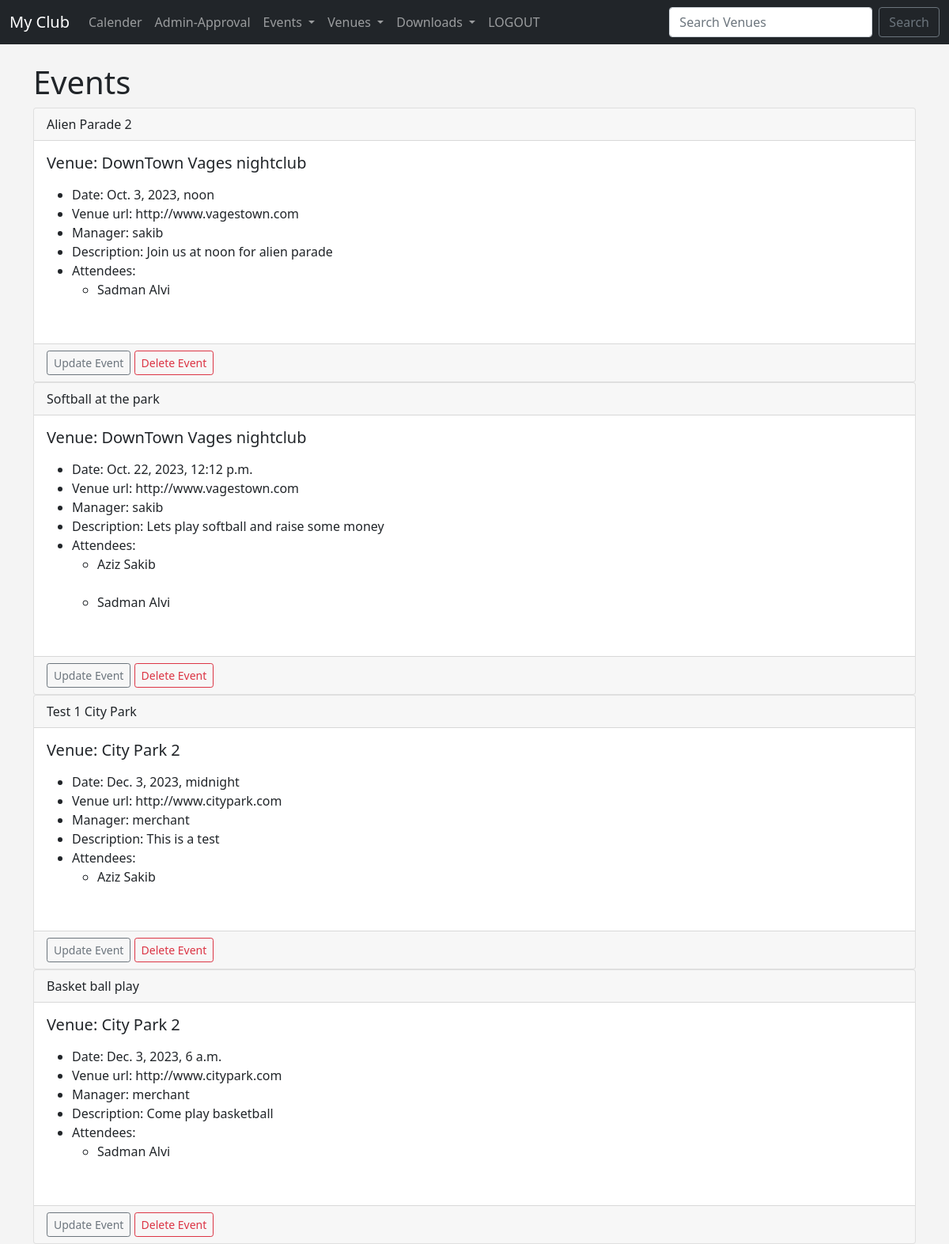
Page /events (signed in) on the committed database.
### events/models.py (models this page shows, shortened)
class Event(models.Model):
    name = models.CharField('Event Name',max_length=120)
    event_date = models.DateTimeField('Event Date')
    vanue = models.ForeignKey(Vanue,blank=True,null=True,on_delete = models.CASCADE)
    manager = models.ForeignKey(User,blank=True,null=True,on_delete=models.SET_NULL)
    description = models.TextField(blank=True)
    attendees = models.ManyToManyField(MyClubUser,blank=True)
    approved = models.BooleanField("Approved",default=False)
    def __str__(self):
        return self.name

class Vanue(models.Model):
    name = models.CharField(max_length=300)
    address = models.CharField(max_length=120)
    zip_code = models.CharField(max_length=20)
    phone = models.CharField(max_length=12,blank=True)
    web = models.URLField('Website Address',blank=True)
    email_address = models.EmailField('Email Address',blank=True)
    vanue_image = models.ImageField(null=True,blank=True,upload_to="images/")
    owner = models.IntegerField("Venue Owner",blank=False,default=1)
    def __str__(self):
        return self.name

class MyClubUser(models.Model):
    first_name = models.CharField(max_length=120)
    last_name = models.CharField(max_length=120)
    email = models.EmailField('User Email')
    def __str__(self):
        return self.first_name+ ' '+self.last_name

### events/views.py (the view)
# urls.py: path('events',views.all_events,name="list_events"),
def all_events(request):
    event_list = Event.objects.all().order_by('event_date')
    return render(request,'events/event_list.html',{'event_list':event_list})

### templates/events/event_list.html
{% extends 'events/base.html' %}
{% block content %}
<h1>Events</h1>
{% for event in event_list %}
<div class="card">
  <div class="card-header">
    {{event}}
  </div>
  <div class="card-body">
    <h5 class="card-title">Venue: {{event.vanue}}</h5>
      <p class="card-text">
          <ul>
    <li>Date: {{event.event_date}}</li>
    <li>Venue url: {{event.vanue.web}}</li>
    <li>Manager: {{event.manager}}</li>
    <li>Description: {{event.description}}</li>
    <li>Attendees:
    {% for user in event.attendees.all %}
    <ul>
     <li>{{user}}</li><br>
    </ul>
    {% endfor %}
    </li>
</ul>
      </p>
  </div>
  <div class="card-footer text-muted">
     <a href="{% url 'update_event' event.id %}" class="btn btn-outline-secondary btn-sm">Update Event</a>
    <a href="{% url 'delete_event' event.id %}" class="btn btn-outline-danger btn-sm">Delete Event</a>
  </div>
</div>
{% endfor %}
{% endblock %}

### templates/events/base.html (style rules this page uses)
body { background:#f4f4f4; size:10px; }

### rows in the picture
Event: name "Alien Parade 2", vanue "DownTown Vages nightclub", event_date "Oct. 3, 2023, noon", vanue.web "http://www.vagestown.com", manager "sakib", description "Join us at noon for alien parade"
MyClubUser: first_name+last_name "Sadman Alvi"
Event: name "Softball at the park", vanue "DownTown Vages nightclub", event_date "Oct. 22, 2023, 12:12 p.m.", vanue.web "http://www.vagestown.com", manager "sakib", description "Lets play softball and raise some money"
MyClubUser: first_name+last_name "Aziz Sakib"
Event: name "Test 1 City Park", vanue "City Park 2", event_date "Dec. 3, 2023, midnight", vanue.web "http://www.citypark.com", manager "merchant", description "This is a test"
Event: name "Basket ball play", vanue "City Park 2", event_date "Dec. 3, 2023, 6 a.m.", vanue.web "http://www.citypark.com", manager "merchant", description "Come play basketball"
